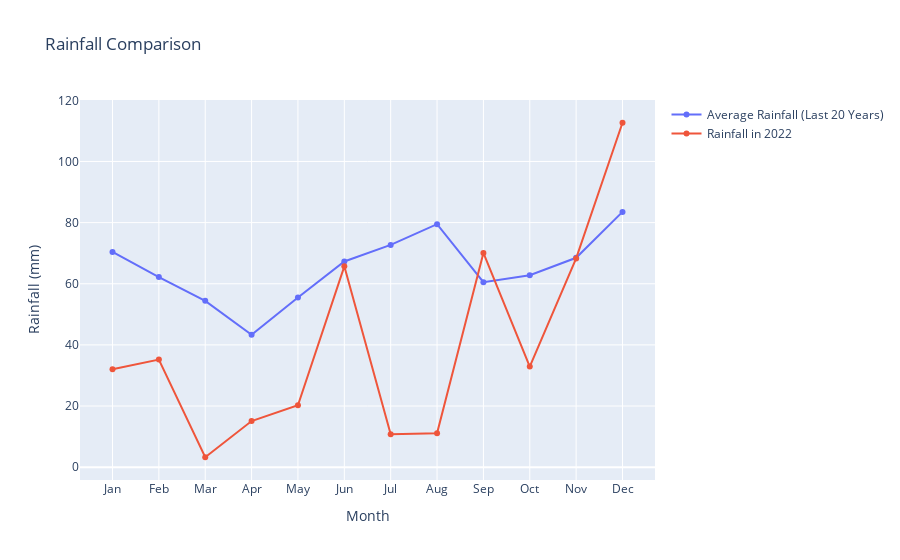

The code cell stored with this chart in its notebook:
### Code cell
import plotly.graph_objects as go

months = ["Jan", "Feb", "Mar", "Apr", "May", "Jun", "Jul", "Aug", "Sep", "Oct", "Nov", "Dec"]


# Create the scatter plots
fig = go.Figure()

# Add the scatter plot for average rainfall over the last 20 years
fig.add_trace(go.Scatter(x=months, y=avg_rain_month, name="Average Rainfall (Last 20 Years)", mode="markers+lines"))

# Add the scatter plot for rainfall in 2022
fig.add_trace(go.Scatter(x=months, y=total_rain_per_month, name="Rainfall in 2022", mode="markers+lines"))

# Update the layout
fig.update_layout(
    title="Rainfall comparison between year 2022 and the average over the past 20 years",
    xaxis_title="Month",
    yaxis_title="Rainfall (mm)"
)

# Show the plot
fig.show()

### Figure 1 — Plotly figure (JSON) as saved in the notebook; plotly's stock layout.template omitted (floating-point values rounded to 4 significant figures)
{"data": [{"mode": "markers+lines", "name": "Average Rainfall (Last 20 Years)", "type": "scatter", "x": ["Jan", "Feb", "Mar", "Apr", "May", "Jun", "Jul", "Aug", "Sep", "Oct", "Nov", "Dec"], "y": [70.4, 62.2, 54.4, 43.3, 55.5, 67.3, 72.7, 79.5, 60.5, 62.8, 68.5, 83.5]}, {"mode": "markers+lines", "name": "Rainfall in 2022", "type": "scatter", "x": ["Jan", "Feb", "Mar", "Apr", "May", "Jun", "Jul", "Aug", "Sep", "Oct", "Nov", "Dec"], "y": [32.01, 35.2, 3.245, 15.09, 20.23, 65.69, 10.79, 11.08, 70.07, 32.89, 68.28, 112.7]}], "layout": {"title": {"text": "Rainfall Comparison"}, "xaxis": {"title": {"text": "Month"}}, "yaxis": {"title": {"text": "Rainfall (mm)"}}}}
